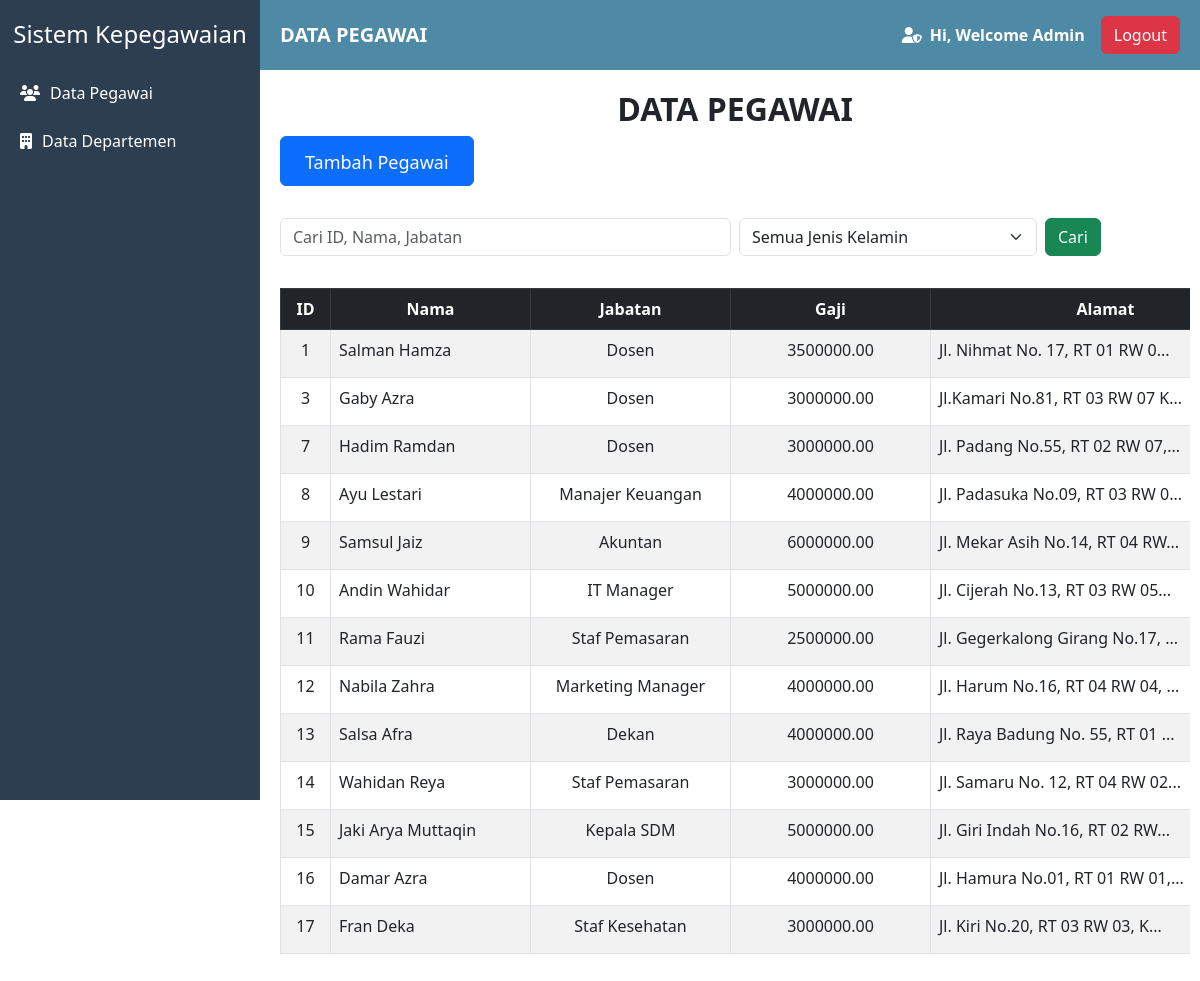
The app's page /index.php (signed in) with its own data.
### tables this page shows
CREATE TABLE `pegawai` (
  `id` int(11) NOT NULL,
  `nama` varchar(100) NOT NULL,
  `jabatan` varchar(50) NOT NULL,
  `gaji` decimal(10,2) NOT NULL,
  `alamat` text NOT NULL,
  `email` varchar(100) NOT NULL,
  `jenis_kelamin` enum('L','P') NOT NULL,
  `jabatan_id` int(11) NOT NULL
);

### index.php (the view, shortened to what this page needs)
<?php
require 'db_connection.php';
$conn = new mysqli($host, $username, $password, $dbname);
$sql = "SELECT * FROM pegawai WHERE 1=1";
$stmt = $conn->prepare($sql);
$stmt->execute();
$result = $stmt->get_result();
?>
<!DOCTYPE html>
<html lang="id">
<head>
    <link href="https://cdn.jsdelivr.net/npm/bootstrap@5.3.0/dist/css/bootstrap.min.css" rel="stylesheet">
    <link href="https://cdnjs.cloudflare.com/ajax/libs/font-awesome/6.4.2/css/all.min.css" rel="stylesheet">
    <link href="css/style.css" rel="stylesheet">
</head>
<body>
    <div class="sidebar">
        <h4>Sistem Kepegawaian</h4>
        <a href="index.php"><i class="fas fa-users"></i> Data Pegawai</a>
        <a href="departemen.php"><i class="fas fa-building"></i> Data Departemen</a>
    </div>
    <nav class="navbar">
        <span class="navbar-brand"><strong>DATA PEGAWAI</strong></span>
        <div class="d-flex align-items-center">
            <i class="fas fa-user-shield me-2"></i>
            <span><strong>Hi, Welcome <?= htmlspecialchars($_SESSION['user'] ?? 'Admin'); ?></strong></span>
            <a href="logout.php" class="btn btn-danger ms-3">Logout</a>
        </div>
    </nav>
    <div class="content">
    <h2 class="text-center"><strong>DATA PEGAWAI</strong></h2>
        <div class="d-flex justify-content-start mb-3">
        <button class="btn btn-primary btn-tambah mb-3"
        style="padding: 12px 24px; min-width: 180px; height: 50px; font-size: 18px;"
        data-bs-toggle="modal"
        data-bs-target="#modalTambah">
        Tambah Pegawai
        </button>
        </div>
        <form method="GET" action="" class="mb-3">
            <div class="row g-2">
                <div class="col-md-6">
                    <input type="text" class="form-control" name="search" placeholder="Cari ID, Nama, Jabatan " value="<?= isset($_GET['search']) ? $_GET['search'] : ''; ?>">
                </div>
                <div class="col-md-4">
                    <select name="jenis_kelamin" class="form-select">
                        <option value="">Semua Jenis Kelamin</option>
                    </select>
                </div>
                <div class="col-md-2">
                    <button type="submit" class="btn btn-success">Cari</button>
                </div>
            </div>
        </form>
        <div class="table-responsive">
        <table class="table table-striped table-bordered mt-3 "style="table-layout: fixed;">
            <thead class="table-dark" align="center">
                <tr>
                    <th>ID</th>
                    <th>Nama</th>
                    <th>Jabatan</th>
                    <th>Gaji</th>
                    <th>Alamat</th>
                </tr>
            </thead>
            <tbody>
                <?php while ($row = $result->fetch_assoc()): ?>
                <tr>
                    <td><?= $row['id'] ?></td>
                    <td><?= $row['nama'] ?></td>
                    <td><?= $row['jabatan'] ?></td>
                    <td><?= $row['gaji'] ?></td>
                    <td class="alamat-col">
                        <span class="tooltip-text" data-tooltip="<?= htmlspecialchars($row['alamat']) ?>">
                            <?= strlen($row['alamat']) > 30 ? substr($row['alamat'], 0, 30) . '...' : $row['alamat'] ?>
                        </span>
                    </td>
                </tr>
                <?php endwhile; ?>
            </tbody>
        </table>
        </div>
    </div>
</body>
</html>

### css/style.css (style rules this page uses)
.table-responsive { overflow-x: auto; }
.table th:nth-child(1), .table td:nth-child(1) { width: 50px; text-align: center; }
.table th:nth-child(4), .table td:nth-child(4) { width: 200px; text-align: center; }
.table th:nth-child(5), .table td:nth-child(5) { width: 350px; white-space: normal; word-wrap: break-word; }
.table th:nth-child(2), .table td:nth-child(2) { width: 200px; }
.table th:nth-child(3), .table td:nth-child(3) { width: 200px; text-align: center; }
.tooltip-text { position: relative; display: inline-block; cursor: pointer; }
.btn { width: auto; }
.sidebar { height: 100vh; width: 260px; position: fixed; top: 0; left: 0; background: #2c3e50; padding-top: 20px; transition: all 0.3s; }
.sidebar h4 { text-align: center; color: white; margin-bottom: 20px; }
.sidebar a { padding: 12px 20px; display: flex; align-items: center; color: white; text-decoration: none; font-size: 16px; transition: 0.3s; }
.sidebar a i { margin-right: 10px; }
.navbar { margin-left: 260px; width: calc(100% - 260px); background: #4e8aa5; padding: 15px 20px; display: flex; justify-content: space-between; align-items: center; color: white; }
.navbar-brand { color: white; }
.content { margin-left: 260px; padding: 20px; }
.content { width: calc(100% - 250px); }
.table { width: 100%; table-layout: fixed; white-space: nowrap; }

### records on screen
pegawai: id "1", nama "Salman Hamza", jabatan "Dosen", gaji "3500000.00", alamat "Jl. Nihmat No. 17, RT 01 RW 0"
pegawai: id "3", nama "Gaby Azra", jabatan "Dosen", gaji "3000000.00", alamat "Jl.Kamari No.81, RT 03 RW 07 K"
pegawai: id "7", nama "Hadim Ramdan", jabatan "Dosen", gaji "3000000.00", alamat "Jl. Padang No.55, RT 02 RW 07,"
pegawai: id "8", nama "Ayu Lestari", jabatan "Manajer Keuangan", gaji "4000000.00", alamat "Jl. Padasuka No.09, RT 03 RW 0"
pegawai: id "9", nama "Samsul Jaiz", jabatan "Akuntan", gaji "6000000.00", alamat "Jl. Mekar Asih No.14, RT 04 RW"
pegawai: id "10", nama "Andin Wahidar", jabatan "IT Manager", gaji "5000000.00", alamat "Jl. Cijerah No.13, RT 03 RW 05"
pegawai: id "11", nama "Rama Fauzi", jabatan "Staf Pemasaran", gaji "2500000.00", alamat "Jl. Gegerkalong Girang No.17,"
pegawai: id "12", nama "Nabila Zahra", jabatan "Marketing Manager", gaji "4000000.00", alamat "Jl. Harum No.16, RT 04 RW 04,"
pegawai: id "13", nama "Salsa Afra", jabatan "Dekan", gaji "4000000.00", alamat "Jl. Raya Badung No. 55, RT 01"
pegawai: id "14", nama "Wahidan Reya", jabatan "Staf Pemasaran", gaji "3000000.00", alamat "Jl. Samaru No. 12, RT 04 RW 02"
pegawai: id "15", nama "Jaki Arya Muttaqin", jabatan "Kepala SDM", gaji "5000000.00", alamat "Jl. Giri Indah No.16, RT 02 RW"
pegawai: id "16", nama "Damar Azra", jabatan "Dosen", gaji "4000000.00", alamat "Jl. Hamura No.01, RT 01 RW 01,"
pegawai: id "17", nama "Fran Deka", jabatan "Staf Kesehatan", gaji "3000000.00", alamat "Jl. Kiri No.20, RT 03 RW 03, K"

### other values on screen
$_SESSION['user'] "Admin"
